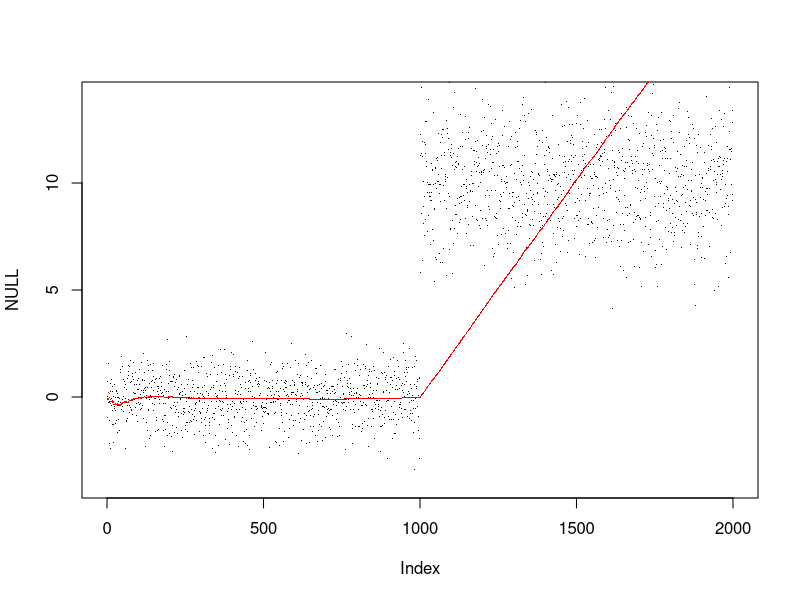
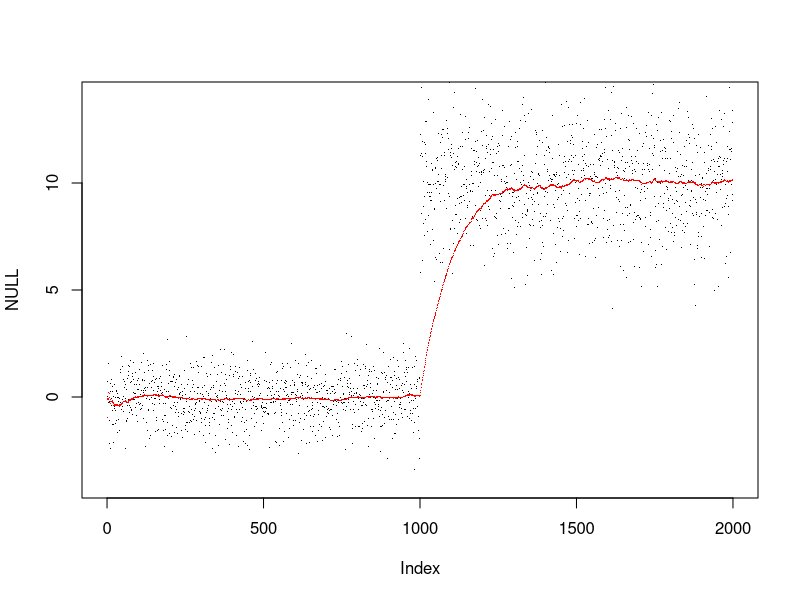

The R script that drew these images, in order:
# Exercise
# Note: we did not use the stream package, which would only be used to generate the data anyway (rnorm was used)

# 1. Using the stream package in R, keep the current sample mean of a 1-dimensional data stream.

# 2. Using the stream package in R, keep the current sample mean of a 1-dimensional data stream over a sliding window.

itera <- 2000
set.seed(523)
sum <- n <- 0
mu1 <- 0
mu2 <- 10

window <- NULL
w <- 500


plot(
  NULL,
  xlim=c(0,2000),
  ylim=c(-4,14)
  )

for (i in 1:itera){
  xi <- ifelse(
    i <=1000,
    rnorm(1, mu1, 1),
    rnorm(2, mu2, 2)
    )

  sum <- sum + xi
  n <- n + 1

  window <- c(window, xi)

  if (length(window) > w){
    sum  <- sum - window[1]
    n <- n - 1
    window <- window[-1]
    window <- c(window, xi)
  }

  points(x=i, y=xi, col="black", pch=".")
  points(x=i, y=sum/n, col="red", pch=".")
}

# 3. Using the streampackage in R, keep the current sample mean of a 1-dimensional data stream over a alpha-weighed sliding window.

itera <- 2000
set.seed(523)
sum <- n <- 0
mu1 <- 0
mu2 <- 10

window <- NULL
w <- 500
alpha <-  0.99


plot(
  NULL,
  xlim=c(0,2000),
  ylim=c(-4,14)
  )

for (i in 1:itera){
  xi <- ifelse(
    i <=1000,
    rnorm(1, mu1, 1),
    rnorm(2, mu2, 2)
    )

  sum <- sum * alpha + xi
  n <- n * alpha + 1

  window <- c(window, xi)

  if (length(window) > w){
    sum  <- sum - window[1] * alpha^(w-1)
    n <- n - 1 * alpha^(w-1)
    window <- window[-1]
    window <- c(window, xi)
  }

  points(x=i, y=xi, col="black", pch=".")
  points(x=i, y=sum/n, col="red", pch=".")
}
